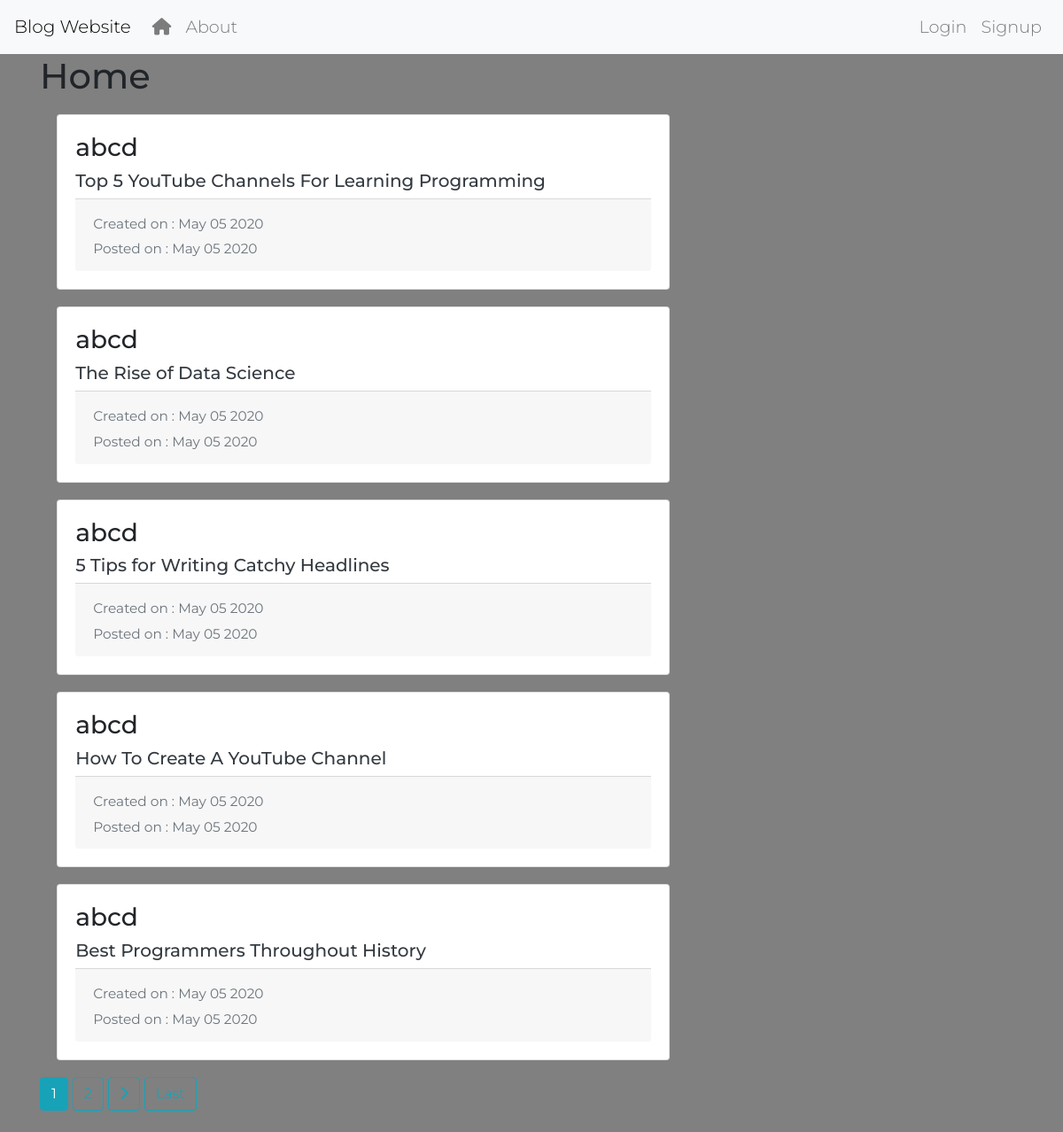
Screenshot of /post/abcd/ with the database file from the repository.
### blog/models.py (models this page shows, shortened)
class Post(models.Model):
    author=models.ForeignKey(User,on_delete=models.CASCADE)
    title= models.CharField(max_length=100)
    content = models.TextField()
    create_date=models.DateTimeField(default=timezone.now)
    post_date=models.DateTimeField(blank=True,null=True)
    upvote = models.PositiveIntegerField(default=0)

### blog/views.py (the view)
# urls.py: path('post/<username>/',UserList.as_view(),name='user-posts'),
class UserList(ListView):
    model = Post
    template_name = 'blog/user_posts.html'
    context_object_name = 'posted'
    ordering = ['-post_date']
    paginate_by = 5
    def get_queryset(self):
        user = get_object_or_404(User,username = self.kwargs.get('username')) #get user from url
        return Post.objects.filter(author=user,post_date__isnull=False).order_by('-post_date')

### blog/templates/blog/user_posts.html (shortened to what this page needs)
{% extends "blog/base.html" %}
{% block content %}
{% if user.is_authenticated %}
  <h1 class ="mb-3 "> Post From {{view.kwargs.username}} ({{page_obj.paginator.count}})</h1>
{% else %}
  <h1 class ="mb-3 ">Home</h1>
{% endif %}
{% for pst in posted  %}
<div class="card">
  <div class="card-body">
    <h3>{{pst.author}}</h3>
    <h5><a class ="text-dark" href="{% url 'post-detail' username=pst.author pk=pst.id %}">{{pst.title}}</a></h5>
    <div class="card-footer text-muted">
      <small>Created on : {{pst.create_date|date:'F d Y'}}</small>
      <div>
        {% if pst.post_date %}
        <small>Posted on : {{pst.post_date|date:'F d Y'}}</small>
        {% else %}
        <small>This is a draft</small>
        {% endif %}
      </div>
    </div>
  </div>
</div>
{% endfor %}
{% if is_paginated %}
  {% for num in page_obj.paginator.page_range  %}
    {% if page_obj.number == num %}
      <a class=" btn btn-info mb-4"  href="?page={{ num }}">{{num}}</a>
    {% elif num > page_obj.number|add:'-3' and num < page_obj.number|add:'3' %}
      <a class=" btn btn-outline-info mb-4" href="?page={{ num }}">{{num}}</a>
    {% endif %}
  {% endfor %}
  {% if page_obj.has_next %}
    <a class="btn btn-outline-info mb-4" href="?page={{page_obj.next_page_number}}"><i class="fas fa-chevron-right"></i></a>
    <a class="btn btn-outline-info mb-4" href="?page={{page_obj.paginator.num_pages}}">Last</a>
  {% endif %}
{% endif %}
{% endblock content %}

### blog/static/blog/css/myStyle.css (style rules this page uses)
body { font-family: 'Montserrat', sans-serif; font-size: larger; font-weight: 300; background-color: grey; }
.card { margin: 1em; }

### rows the page displays
Post: author "abcd", title "Top 5 YouTube Channels For Learning Programming", create_date "May 05 2020", post_date "May 05 2020"
Post: author "abcd", title "The Rise of Data Science", create_date "May 05 2020", post_date "May 05 2020"
Post: author "abcd", title "5 Tips for Writing Catchy Headlines", create_date "May 05 2020", post_date "May 05 2020"
Post: author "abcd", title "How To Create A YouTube Channel", create_date "May 05 2020", post_date "May 05 2020"
Post: author "abcd", title "Best Programmers Throughout History", create_date "May 05 2020", post_date "May 05 2020"

### other values shown
{{ num }} "1"
